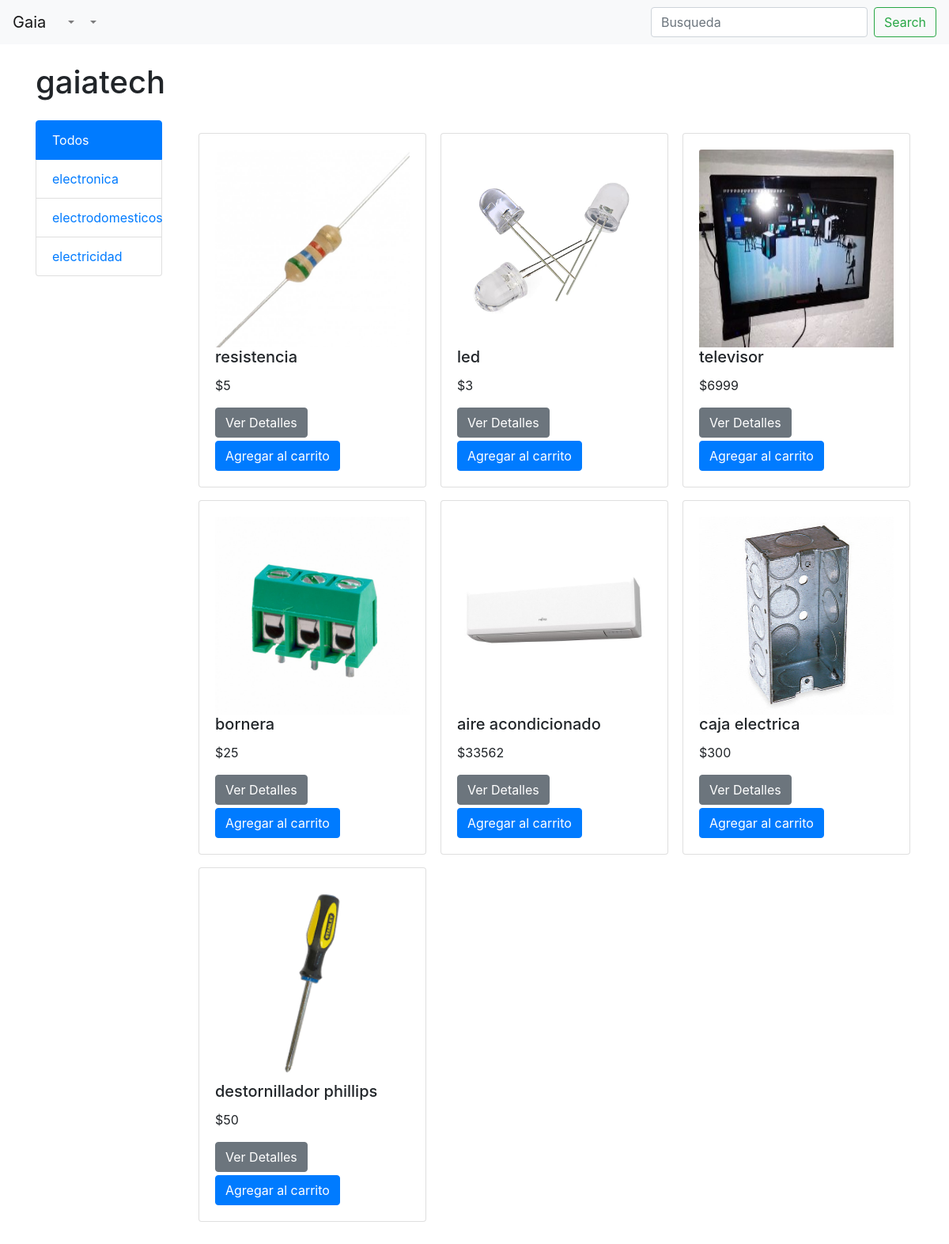
The page / on the database its author committed.
### tables this page shows
CREATE TABLE IF NOT EXISTS `productos` (
  `id_producto` int(11) NOT NULL AUTO_INCREMENT,
  `nombre` varchar(24) NOT NULL,
  `precio` decimal(10,0) NOT NULL,
  `foto` varchar(30) NOT NULL,
  `cuotas` int(11) NOT NULL,
  `categoria` int(11) NOT NULL,
  PRIMARY KEY (`id_producto`)
);

### index.php (called while the page is built, shortened)
<?php
    include('view/navbar/navbar.php');
    include('view/body.php');
    include('view/footer.php');
?>

### models/db.php (the view, shortened to what this page needs)
<div class="row">
    <?php
            $busq = (isset($_POST['s'])?$_POST['s']:"");
            $db = new mysqli('localhost','root','usbw','compras');
            $categoria = "";
            $sql = "SELECT * FROM productos WHERE nombre LIKE '%$busq%' ".$categoria;
            $registros = $db->query($sql);
            foreach($registros as $productos):?>
            <div class="col-4 mb-3">
                <div class="card h-100" style="width: 18rem;">
                    <div class="card-body">
                        <img src="fotos/<?=$productos['foto']?>" width="250" height="250" class="card-img-top">
                        <h5 class="card-title"><?=$productos['nombre']?></h5>
                        <p class="card-text">$<?= $productos['precio'] ?></p>
                        <a href="./?det=1&nom=<?=$productos['nombre']?>&cos=<?=$productos['precio']?>&cuo=<?=$productos['cuotas']?>&img=<?=$productos['foto']?>&id=<?=$productos['id_producto']?>" class="btn btn-secondary mb-1">Ver Detalles</a>
                        <a href="./?prod=<?=$productos['id_producto']?>&nom=<?=$productos['nombre']?>&cos=<?=$productos['precio']?>&car=1"
                        class="btn btn-primary">Agregar al carrito</a>
                    </div>
                </div>
            </div>
            <?php endforeach;?>
</div>

### view/navbar/navbar.php (shortened to what this page needs)
<nav class="navbar navbar-expand-lg navbar-light bg-light">
  <a class="navbar-brand" href="index.php">Gaia</a>
  <div class="collapse navbar-collapse" id="navbarSupportedContent">
    <ul class="navbar-nav mr-auto">
      <li class="nav-item dropdown">
        <a class="nav-link dropdown-toggle" href="#" id="navbarDropdown" role="button" data-toggle="dropdown" aria-haspopup="true" aria-expanded="false">
        </a>
      </li>
      <?php include('user/index.php'); ?>
    </ul>
    <?php include('busqueda.php'); ?>
  </div>
</nav>

### view/navbar/user/index.php (shortened to what this page needs)
<li class="nav-item dropdown">
    <a class="nav-link dropdown-toggle" href="#" id="navbarUsuario" role="button" data-toggle="dropdown" aria-haspopup="true" aria-expanded="false">
    </a>
</li>

### view/navbar/busqueda.php
<form class="form-inline my-2 my-lg-0" method="POST">
      <input class="form-control mr-sm-2"
             type="search"
             placeholder="Busqueda"
             aria-label="Search"
             name="s"
             onKeyUp="buscar();"
             id="s"
             value="<?=(isset($_POST['s'])?$_POST['s']:""); ?>"
      >
      <button class="btn btn-outline-success my-2 my-sm-0" type="Buscar">Search</button>
</form>

### view/body.php (shortened to what this page needs)
<div class="container">
    <div class="row">
        <div class="col-2">
        </div>
        <div class="col-10">
            <br><br><br><br>
            <?php if(isset($_GET['det'])):
                include('view/detalle.php');
             elseif(isset($_GET['sub'])):
                if(isset($_GET['his'])):
                    include('view/historial.php');
                else:
                    include('view/subtotal.php');
                endif;
             else: ?>
                <div id="list" class="m-6 p-3">
                    <?php include('models/db.php'); ?>
                </div>
            <?php endif; ?>
        </div>
    </div>
</div>

### view/footer.php (shortened to what this page needs)
</body>
</html>

### rows shown on the page
productos: foto (picture), nombre "resistencia", precio "5"
productos: foto (picture), nombre "led", precio "3"
productos: foto (picture), nombre "televisor", precio "6999"
productos: foto (picture), nombre "bornera", precio "25"
productos: foto (picture), nombre "aire acondicionado", precio "33562"
productos: foto (picture), nombre "caja electrica", precio "300"
productos: foto (picture), nombre "destornillador phillips", precio "50"
